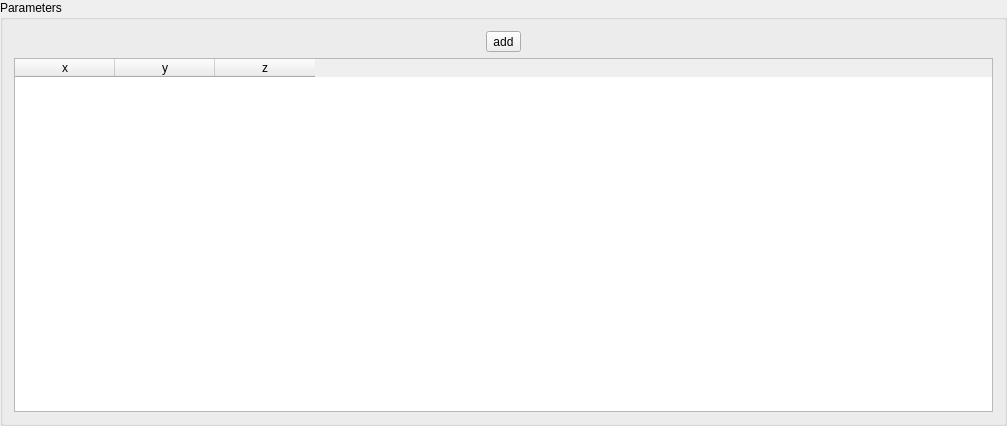
<?xml version="1.0" encoding="UTF-8"?>
<ui version="4.0">
 <class>InterPSplineWidget</class>
 <widget class="QWidget" name="InterPSplineWidget">
  <property name="geometry">
   <rect>
    <x>0</x>
    <y>0</y>
    <width>1007</width>
    <height>426</height>
   </rect>
  </property>
  <property name="windowTitle">
   <string>InterPSplineWidget</string>
  </property>
  <layout class="QVBoxLayout" name="verticalLayout">
   <property name="spacing">
    <number>0</number>
   </property>
   <property name="leftMargin">
    <number>0</number>
   </property>
   <property name="topMargin">
    <number>0</number>
   </property>
   <property name="rightMargin">
    <number>0</number>
   </property>
   <property name="bottomMargin">
    <number>0</number>
   </property>
   <item>
    <widget class="QGroupBox" name="groupBox">
     <property name="title">
      <string>Parameters</string>
     </property>
     <layout class="QVBoxLayout" name="verticalLayout_2">
      <item>
       <layout class="QHBoxLayout" name="horizontalLayout">
        <item>
         <widget class="QToolButton" name="toolButton">
          <property name="text">
           <string>add</string>
          </property>
         </widget>
        </item>
       </layout>
      </item>
      <item>
       <widget class="QTableWidget" name="tableWidget">
        <column>
         <property name="text">
          <string>x</string>
         </property>
        </column>
        <column>
         <property name="text">
          <string>y</string>
         </property>
        </column>
        <column>
         <property name="text">
          <string>z</string>
         </property>
        </column>
       </widget>
      </item>
     </layout>
    </widget>
   </item>
  </layout>
 </widget>
 <layoutdefault spacing="6" margin="11"/>
 <resources/>
 <connections/>
</ui>
